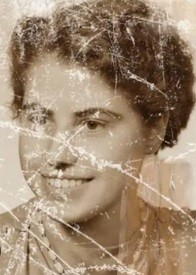
#> input picture Atividade Avaliativa/fotoAntiga.jpg, 196 x 275 px, found by its file name
$ python CompararFiltros.py   (older library calls are emulated)
#> lines starting #> are read from the running program, lines starting #| are printed output that depends on the picture
import cv2
import numpy as np
import matplotlib.pyplot as plt

def aplicar_filtros(img):
    # Carregar a imagem
    img = cv2.imread('C:/Users/user/Documents/GitHub/CGPI/Atividade Avaliativa/fotoAntiga.jpg', 0)  # Carrega em escala de cinza
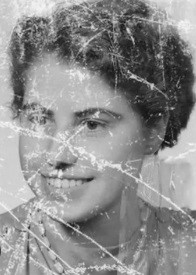
#> img: shape (275, 196); min 14, max 249, mean 141.6

    # Aplicar os filtros
    blur = cv2.blur(img, (5, 5))
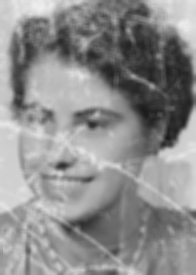
#> blur: shape (275, 196); min 26, max 238, mean 141.6
    median = cv2.medianBlur(img, 5)
    gaussian = cv2.GaussianBlur(img, (5, 5), 0)
    laplacian = cv2.Laplacian(img, cv2.CV_64F)
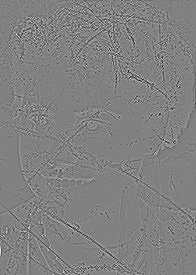
#> laplacian: shape (275, 196) float64; min -292, max 284, mean 0; drawn with min black and max white
    sobelx = cv2.Sobel(img, cv2.CV_64F, 1, 0, ksize=5)
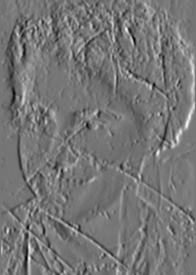
#> sobelx: shape (275, 196) float64; min -5747, max 6641, mean -7.5; drawn with min black and max white
    sobely = cv2.Sobel(img, cv2.CV_64F, 0, 1, ksize=5)
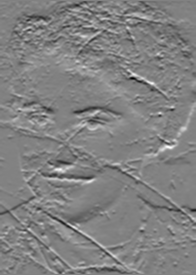
#> sobely: shape (275, 196) float64; min -6987, max 6732, mean -17.2; drawn with min black and max white

    # Visualizar as imagens
    plt.figure(figsize=(15, 10))
    plt.subplot(2, 3, 1), plt.imshow(img, cmap='gray'), plt.title('Original')
    plt.subplot(2, 3, 2), plt.imshow(blur, cmap='gray'), plt.title('Média')
    plt.subplot(2, 3, 3), plt.imshow(median, cmap='gray'), plt.title('Mediana')
    plt.subplot(2, 3, 4), plt.imshow(gaussian, cmap='gray'), plt.title('Gaussiano')
    plt.subplot(2, 3, 5), plt.imshow(laplacian, cmap='gray'), plt.title('Laplaciano')
    plt.subplot(2, 3, 6), plt.imshow(sobelx, cmap='gray'), plt.title('Sobel X')
    plt.show()

# Chamar a função com o nome da sua imagem
aplicar_filtros('C:/Users/user/Documents/GitHub/CGPI/Atividade Avaliativa/fotoAntiga.jpg')

$ run again, with Atividade Avaliativa/antiga.jpg copied over Atividade Avaliativa/fotoAntiga.jpg
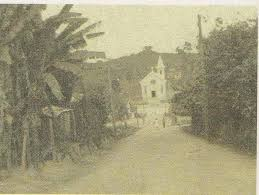
#> input picture Atividade Avaliativa/antiga.jpg, 259 x 195 px, found by its file name
#> in aplicar_filtros, `sobelx = cv2.Sobel(img, cv2.CV_64F, 1, 0, ksize=5)`:
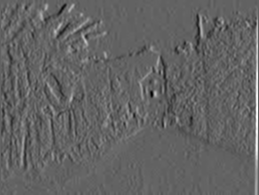
#> sobelx: shape (195, 259) float64; min -3982, max 6287, mean 35.1; drawn with min black and max white
#> in aplicar_filtros, `sobely = cv2.Sobel(img, cv2.CV_64F, 0, 1, ksize=5)`:
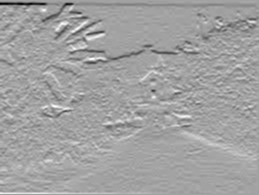
#> sobely: shape (195, 259) float64; min -5634, max 3212, mean -34.4; drawn with min black and max white

$ run again, with Atividade Avaliativa/joaquinzao.jpg copied over Atividade Avaliativa/fotoAntiga.jpg
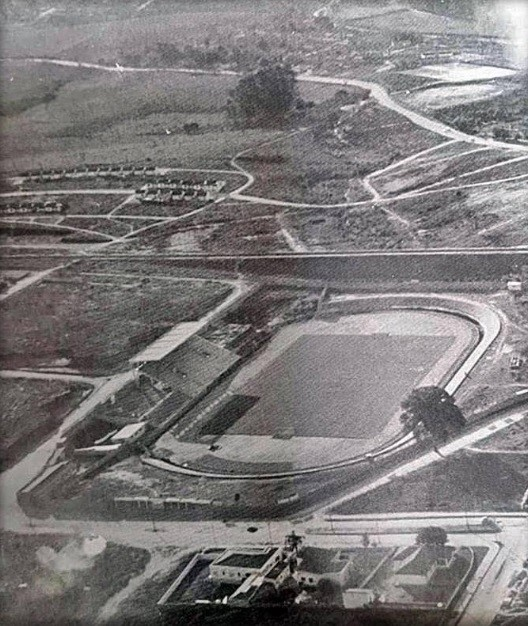
#> input picture Atividade Avaliativa/joaquinzao.jpg, 528 x 626 px, found by its file name
#> in aplicar_filtros, `sobelx = cv2.Sobel(img, cv2.CV_64F, 1, 0, ksize=5)`:
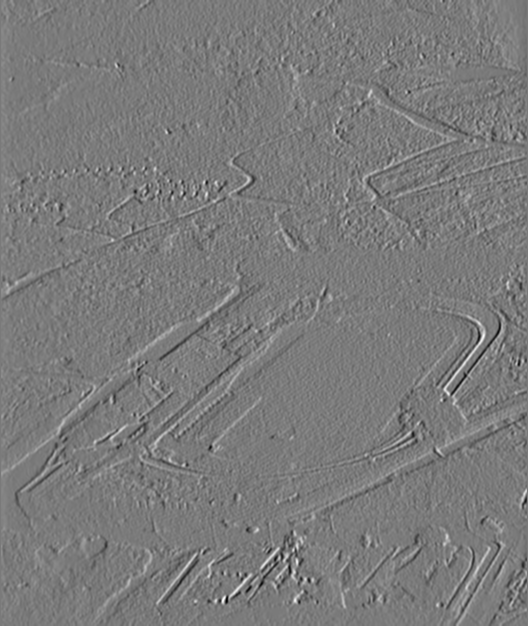
#> sobelx: shape (626, 528) float64; min -7248, max 7789, mean 15.6; drawn with min black and max white
#> in aplicar_filtros, `sobely = cv2.Sobel(img, cv2.CV_64F, 0, 1, ksize=5)`:
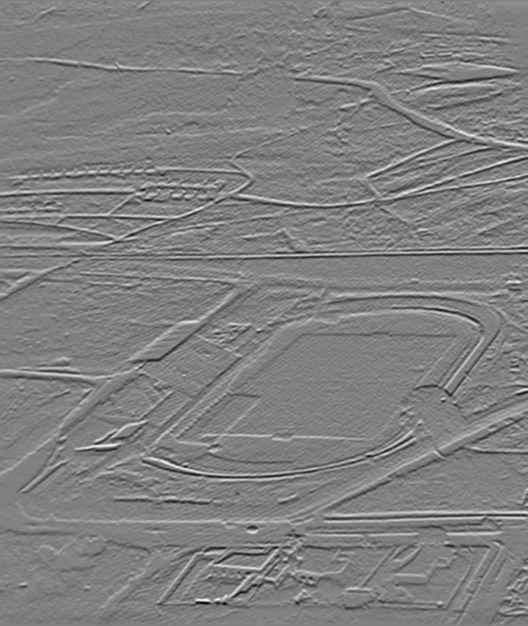
#> sobely: shape (626, 528) float64; min -8812, max 8632, mean -20.6; drawn with min black and max white
